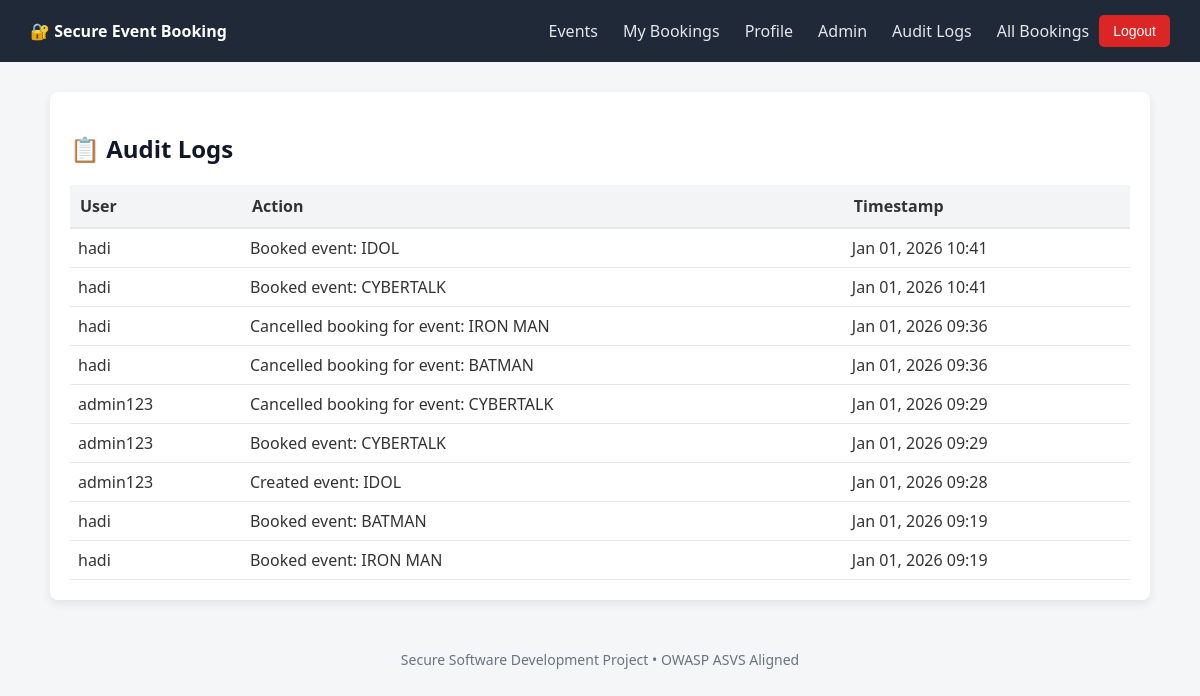
/audit/logs/ (signed in), run on the app's committed database.
### audit/models.py (models this page shows)
class AuditLog(models.Model):
    user = models.ForeignKey(User, on_delete=models.CASCADE)
    action = models.CharField(max_length=255)
    timestamp = models.DateTimeField(auto_now_add=True)

### audit/views.py (the view)
# urls.py: path('logs/', views.audit_logs, name='audit_logs'),
@login_required
def audit_logs(request):
    if not request.user.is_staff:
        messages.error(request, "Admins only.")
        return redirect('event_list')
    logs = AuditLog.objects.all().order_by('-timestamp')
    return render(request, 'audit/audit_logs.html', {'logs': logs})

### templates/audit/audit_logs.html (shortened to what this page needs)
{% extends "base.html" %}
{% block content %}
<div class="card">
    <h2>📋 Audit Logs</h2>
    <table style="width:100%; border-collapse: collapse;">
        <thead>
            <tr style="background-color: #f3f4f6; text-align: left;">
                <th style="padding: 10px; border-bottom: 2px solid #e5e7eb;">User</th>
                <th style="padding: 10px; border-bottom: 2px solid #e5e7eb;">Action</th>
                <th style="padding: 10px; border-bottom: 2px solid #e5e7eb;">Timestamp</th>
            </tr>
        </thead>
        <tbody>
            {% for log in logs %}
            <tr style="border-bottom: 1px solid #e5e7eb;">
                <td style="padding: 8px;">
                    {% if log.user %}
                        {{ log.user.username }}
                    {% else %}
                        System
                    {% endif %}
                </td>
                <td style="padding: 8px;">{{ log.action }}</td>
                <td style="padding: 8px;">{{ log.timestamp|date:"M d, Y H:i" }}</td>
            </tr>
            {% empty %}
            <tr>
                <td colspan="3" style="padding: 8px; text-align: center;">No audit records found.</td>
            </tr>
            {% endfor %}
        </tbody>
    </table>
</div>
{% endblock %}

### templates/base.html (shortened to what this page needs)
<!DOCTYPE html>
<html lang="en">
<head>
</head>
<body>
<header>
    <strong>🔐 Secure Event Booking</strong>
    <nav>
        {% if user.is_authenticated %}
            <a href="{% url 'event_list' %}">Events</a>
            <a href="{% url 'my_bookings' %}">My Bookings</a>
            <a href="{% url 'profile' %}">Profile</a>
            {% if user.is_staff %}
                <a href="/admin/">Admin</a>
                <a href="{% url 'audit_logs' %}">Audit Logs</a>
                <a href="{% url 'all_bookings' %}">All Bookings</a>
            {% endif %}
            <form action="{% url 'logout' %}" method="post" style="display:inline;">
                <button class="btn btn-danger">Logout</button>
            </form>
        {% else %}
            <a href="{% url 'login' %}">Login</a>
            <a href="{% url 'register' %}">Register</a>
        {% endif %}
    </nav>
</header>
<div class="container">
    {% block content %}{% endblock %}
</div>
<footer>
    Secure Software Development Project • OWASP ASVS Aligned
</footer>
</body>
</html>

### templates/base.html (style rules this page uses)
body { margin: 0; font-family: "Segoe UI", Arial, sans-serif; background-color: #f4f6f8; color: #333; }
header { background: #1f2937; color: white; padding: 15px 30px; display: flex; justify-content: space-between; align-items: center; }
header a { color: #e5e7eb; text-decoration: none; margin-left: 15px; font-weight: 500; }
nav { display: flex; align-items: center; gap: 10px; }
.container { max-width: 1100px; margin: 30px auto; padding: 0 20px; }
.card { background: white; border-radius: 8px; padding: 20px; box-shadow: 0 4px 10px rgba(0,0,0,0.08); margin-bottom: 20px; }
h1, h2 { color: #111827; }
.btn { padding: 8px 14px; border-radius: 5px; border: none; background: #2563eb; color: white; cursor: pointer; font-size: 14px; }
.btn-danger { background: #dc2626; }
footer { text-align: center; padding: 20px; color: #6b7280; font-size: 14px; }

### data on the page
AuditLog: user.username "hadi", action "Booked event: IDOL", timestamp "Jan 01, 2026 10:41"
AuditLog: user.username "hadi", action "Booked event: CYBERTALK", timestamp "Jan 01, 2026 10:41"
AuditLog: user.username "hadi", action "Cancelled booking for event: IRON MAN", timestamp "Jan 01, 2026 09:36"
AuditLog: user.username "hadi", action "Cancelled booking for event: BATMAN", timestamp "Jan 01, 2026 09:36"
AuditLog: user.username "admin123", action "Cancelled booking for event: CYBERTALK", timestamp "Jan 01, 2026 09:29"
AuditLog: user.username "admin123", action "Booked event: CYBERTALK", timestamp "Jan 01, 2026 09:29"
AuditLog: user.username "admin123", action "Created event: IDOL", timestamp "Jan 01, 2026 09:28"
AuditLog: user.username "hadi", action "Booked event: BATMAN", timestamp "Jan 01, 2026 09:19"
AuditLog: user.username "hadi", action "Booked event: IRON MAN", timestamp "Jan 01, 2026 09:19"
